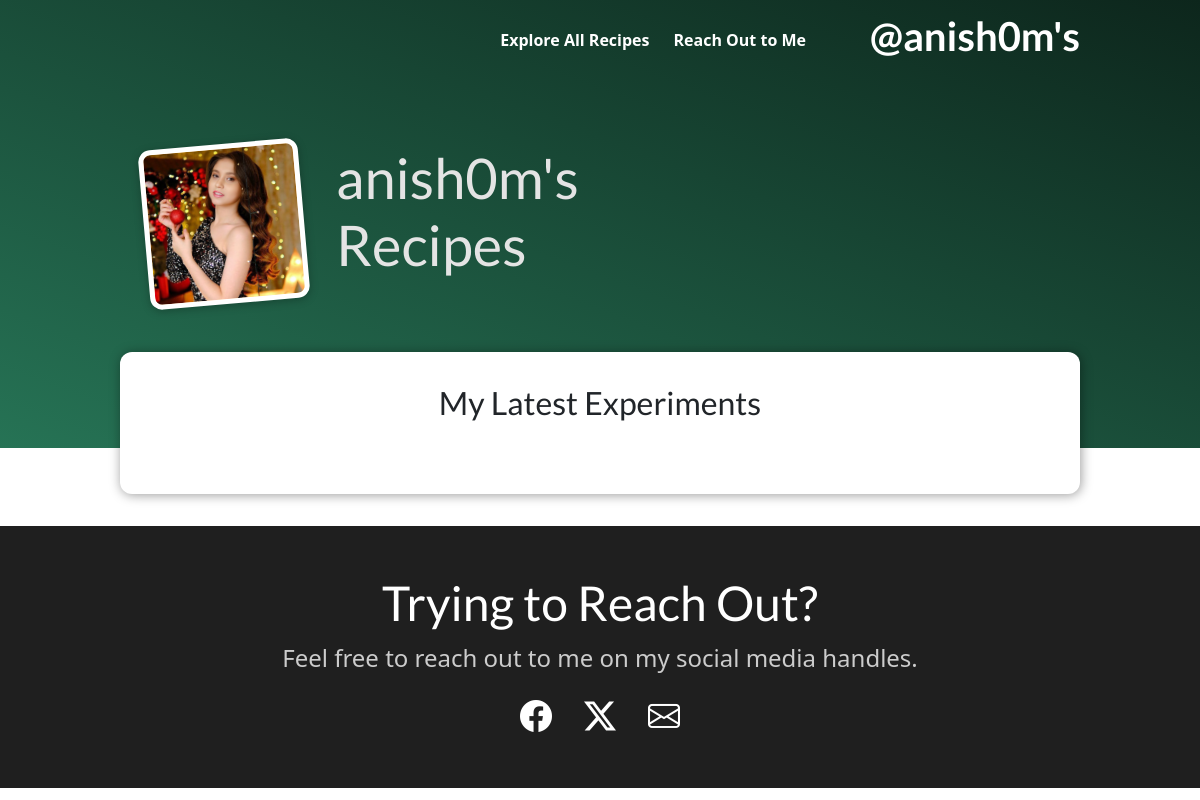
Page /recipes/ on the earlier database version.
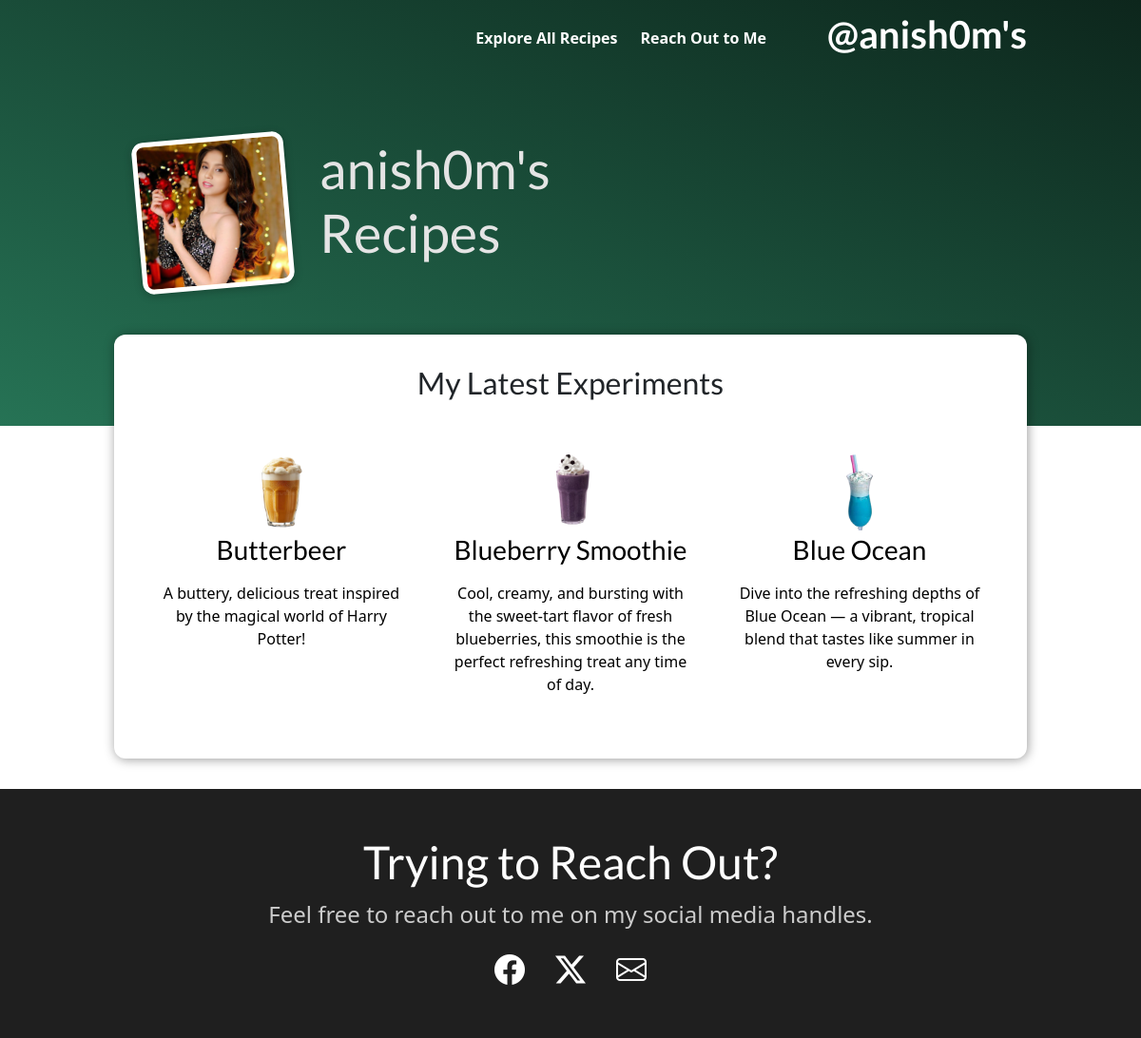
Same page on the later database version.
### recipes/models.py (models this page shows, shortened)
class Recipe(models.Model):
    title = models.CharField(max_length=150)
    excerpt = models.CharField(max_length=200)
    image = models.ImageField(upload_to="recipes", null=True)
    cover = models.ImageField(upload_to="recipes/covers", null=True)
    date = models.DateField(auto_now=True)
    slug = models.SlugField(unique=True, db_index=True)
    description = models.TextField(validators=[MinLengthValidator(10)], null=True, blank=True)
    steps = models.TextField(validators=[MinLengthValidator(10)])
    no_of_ingredients = models.IntegerField(default=0, editable=False)
    search_filter = models.ManyToManyField(SearchFilter)

### recipes/views.py (the view)
# urls.py: path("", views.StartingPageView.as_view(), name="starting-page"),
class StartingPageView(ListView):
    template_name = "recipes/index.html"
    model = Recipe
    ordering = ["-date"]
    context_object_name = "recipes"
    def get_queryset(self):
        queryset = super().get_queryset()
        data = queryset[:3]
        return data

### recipes/templates/recipes/index.html (shortened to what this page needs)
{% extends "base.html" %}
{% load static %}
{% block css_files %}
  <link rel="stylesheet" href="{% static "/recipes/index.css" %}"/>
  <link rel="stylesheet" href="{% static "/recipes/recipe.css" %}"/>
{% endblock  %}
{% block navbar %}
  <nav class="navbar navbar-expand-md navbar-light">
    <ul class="navbar-nav">
      <li class="nav-item">
        <a class="nav-link" href="{% url "recipes-page" %}">Explore All Recipes</a>
      </li>
    </ul>
  </nav>
{% endblock %}
{% block content %}
  <section id="welcome">
    <header>
      <img src="{% static "images/anish0m.jpeg" %}" alt="anish0m - The Baker"/>
      <h2>anish0m's Recipes</h2>
    </header>
  </section>
  <section id="latest-recipes">
    <h2>My Latest Experiments</h2>
    <ul>
      {% for recipe in recipes %}
        {% include "recipes/includes/recipe.html" %}
      {% endfor %}
    </ul>
  </section>
{% endblock %}

### recipes/templates/recipes/includes/recipe.html
<li>
  <article class="recipe">
    <a href="{% url "recipe-detail-page" recipe.slug %}">
      <img src="{{ recipe.image.url }}" alt="{{ recipe.title }}"/>
      <div class="recipe__content">
        <h3>{{ recipe.title }}</h3>
        <p>{{ recipe.excerpt|linebreaks }}</p>
      </div>
    </a>
  </article>
</li>

Differences in the rows shown:
added Recipe: image (picture), title "Butterbeer", excerpt "A buttery, delicious treat inspired by the magical world of Harry Potter!"
added Recipe: image (picture), title "Blueberry Smoothie", excerpt "Cool, creamy, and bursting with the sweet-tart flavor of fresh blueberries, this smoothie is the perfect refreshing treat any time of day."
added Recipe: image (picture), title "Blue Ocean", excerpt "Dive into the refreshing depths of Blue Ocean — a vibrant, tropical blend that tastes like summer in every sip."
